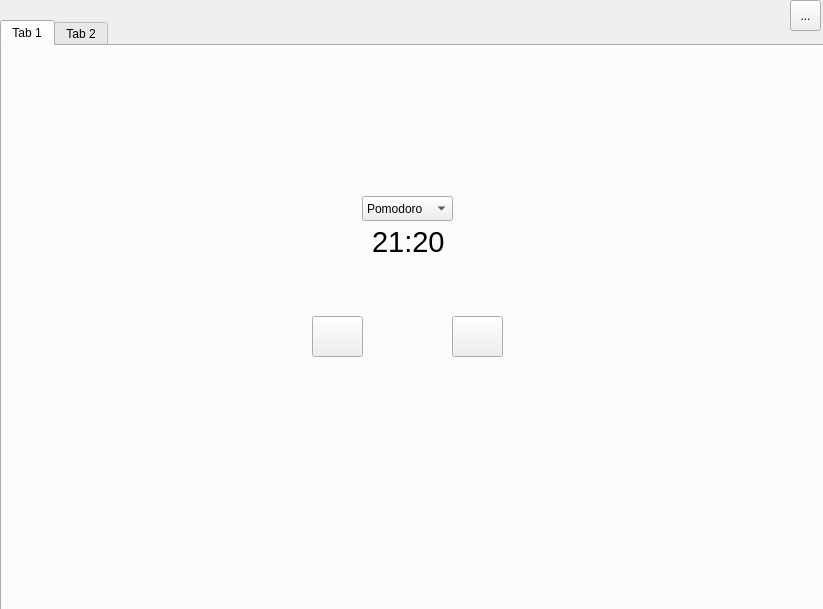
<?xml version="1.0" encoding="UTF-8"?>
<ui version="4.0">
 <class>MainWindow</class>
 <widget class="QMainWindow" name="MainWindow">
  <property name="geometry">
   <rect>
    <x>0</x>
    <y>0</y>
    <width>823</width>
    <height>609</height>
   </rect>
  </property>
  <property name="windowTitle">
   <string>MainWindow</string>
  </property>
  <widget class="QWidget" name="centralwidget">
   <widget class="QTabWidget" name="tabWidget">
    <property name="geometry">
     <rect>
      <x>0</x>
      <y>20</y>
      <width>831</width>
      <height>591</height>
     </rect>
    </property>
    <property name="currentIndex">
     <number>0</number>
    </property>
    <widget class="QWidget" name="pomodoroTab">
     <attribute name="title">
      <string>Tab 1</string>
     </attribute>
     <widget class="QLabel" name="leftTimeLbl">
      <property name="geometry">
       <rect>
        <x>370</x>
        <y>170</y>
        <width>81</width>
        <height>51</height>
       </rect>
      </property>
      <property name="font">
       <font>
        <pointsize>22</pointsize>
       </font>
      </property>
      <property name="text">
       <string>21:20</string>
      </property>
     </widget>
     <widget class="QPushButton" name="runningBtn">
      <property name="geometry">
       <rect>
        <x>310</x>
        <y>270</y>
        <width>51</width>
        <height>41</height>
       </rect>
      </property>
      <property name="text">
       <string/>
      </property>
      <property name="icon">
       <iconset theme="media-playback-start"/>
      </property>
     </widget>
     <widget class="QPushButton" name="stopBtn">
      <property name="geometry">
       <rect>
        <x>450</x>
        <y>270</y>
        <width>51</width>
        <height>41</height>
       </rect>
      </property>
      <property name="text">
       <string/>
      </property>
      <property name="icon">
       <iconset theme="media-playback-stop"/>
      </property>
     </widget>
     <widget class="QComboBox" name="comboBox">
      <property name="geometry">
       <rect>
        <x>360</x>
        <y>150</y>
        <width>91</width>
        <height>25</height>
       </rect>
      </property>
      <item>
       <property name="text">
        <string>Pomodoro</string>
       </property>
      </item>
      <item>
       <property name="text">
        <string>Short Break</string>
       </property>
      </item>
      <item>
       <property name="text">
        <string>Long Break</string>
       </property>
      </item>
     </widget>
    </widget>
    <widget class="QWidget" name="statsTab">
     <attribute name="title">
      <string>Tab 2</string>
     </attribute>
     <widget class="QLabel" name="label">
      <property name="geometry">
       <rect>
        <x>310</x>
        <y>130</y>
        <width>191</width>
        <height>121</height>
       </rect>
      </property>
      <property name="font">
       <font>
        <pointsize>22</pointsize>
       </font>
      </property>
      <property name="text">
       <string>Nothing here</string>
      </property>
     </widget>
    </widget>
   </widget>
   <widget class="QToolButton" name="settingsBtn">
    <property name="geometry">
     <rect>
      <x>790</x>
      <y>0</y>
      <width>31</width>
      <height>31</height>
     </rect>
    </property>
    <property name="text">
     <string>...</string>
    </property>
   </widget>
  </widget>
 </widget>
 <resources/>
 <connections/>
</ui>
